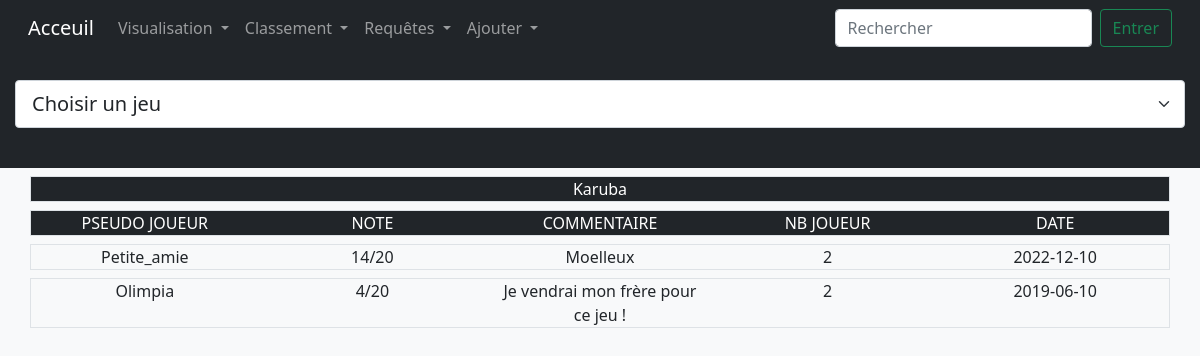
The app's page /Site/avis.php?Jeu=Karuba with its own data.
### tables this page shows
create table AVIS
(
    ID_AVIS                         INT(3)                  not null AUTO_INCREMENT,
    NOTE_AVIS                       INT(3)                  not null,
    COMMENTAIRE_AVIS                BLOB(1000)                      ,
    DATE_AVIS                       DATE                            ,
    ID_CONFIG                       INT(3)                  not null,
    ID_JOUEUR                       INT(3)                  not null,
    constraint pk_avis primary key (ID_AVIS)
);

create table JOUEURS
(
    ID_JOUEUR                       INT(3)                  not null AUTO_INCREMENT,
    PSEUDO_JOUEUR                   CHAR(20)                unique not null,
    NOM_JOUEUR                      CHAR(20)                not null,
    PRENOM_JOUEUR                   CHAR(20)                not null,
    MAIL_JOUEUR                     CHAR(100)                       ,
    constraint pk_joueurs primary key (ID_JOUEUR)
);

create table CONFIGURATIONS 
(   
    ID_CONFIG                   INT(3)             not null, 
    NB_JOUEUR                   INT(3)             not null,
    ID_JEU                      INT(3)             not null,
    constraint pk_config primary key (ID_CONFIG)
);

### Site/avis.php (the view, shortened to what this page needs)
<!DOCTYPE html>
<html>
    <header>
        <?php include('header.php'); ?>
    </header>
    <?php include('connect.php');
    ?>
    <body class="bg-light">
        <div class="col bg-dark pt-4 pb-4">
        <form name="form" >
            <select class="form-select form-select-lg mb-3" aria-label=".form-select-lg example" name="Jeu" onChange="location = this.options[this.selectedIndex].value;">
                <option disabled selected>Choisir un jeu</option>
            </select>
        </form>
        </div>
    <?php
    $jeu = isset($_GET['Jeu']) ? $_GET['Jeu'] :'';
    $sqlQuery = 'SELECT NOTE_AVIS, NB_JOUEUR, PSEUDO_JOUEUR, COMMENTAIRE_AVIS, DATE_AVIS FROM JOUEURS as J natural join AVIS as A natural join CONFIGURATIONS as C natural join JEUX where NOM_JEU ="' . $jeu . '"';
    $avisStatmentQuery = $db->query($sqlQuery);
    $avis = $avisStatmentQuery->fetchAll();
    ?>
        <div class="container text-center ">
            <?php if(isset($_GET['Jeu'])){?>
            <div class="row justify-content-md-center border mt-2 bg-dark text-white"><?php echo $jeu; ?></div>
            <div class="row justify-content-md-center border mt-2 bg-dark text-white">
                <div class="col">PSEUDO JOUEUR</div>
                <div class="col">NOTE</div>
                <div class="col">COMMENTAIRE</div>
                <div class="col">NB JOUEUR</div>
                <div class="col">DATE</div>
        </div>
        <?php }?>
            <?php foreach($avis as $avis) {?>
                <div class="row bg-light border mt-2">
                    <div class="col"><?php echo $avis['PSEUDO_JOUEUR']?></div>
                    <div class="col"><?php echo $avis['NOTE_AVIS'] . '/20'?></div>
                    <div class="col"><?php echo $avis['COMMENTAIRE_AVIS']?></div>
                    <div class="col"><?php echo $avis['NB_JOUEUR']?></div>
                    <div class="col"><?php echo $avis['DATE_AVIS']?></div>
            </div>
            <?php } ?>
    </div>
    </body>
</html>

### records on screen
avis: ID_JOUEUR.PSEUDO_JOUEUR "Petite_amie", NOTE_AVIS "14", COMMENTAIRE_AVIS "Moelleux", ID_CONFIG.NB_JOUEUR "2", DATE_AVIS "2022-12-10"
avis: ID_JOUEUR.PSEUDO_JOUEUR "Olimpia", NOTE_AVIS "4", COMMENTAIRE_AVIS "Je vendrai mon frère pour ce jeu !", ID_CONFIG.NB_JOUEUR "2", DATE_AVIS "2019-06-10"

### other values on screen
$jeu "Karuba"
